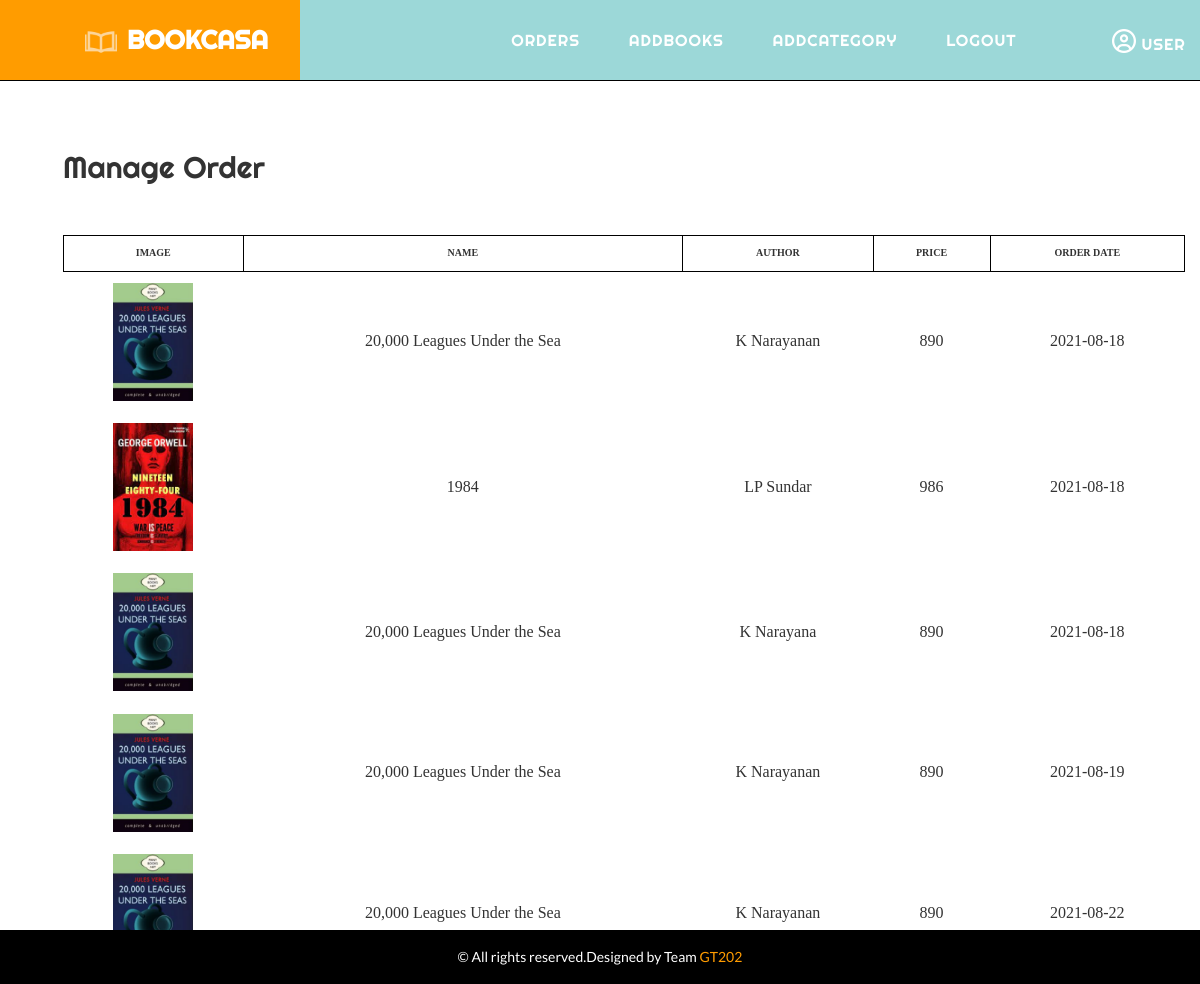
Page /admin/orders.php (signed in) on the committed database.
### tables this page shows
CREATE TABLE `orders` (
  `id` int(10) NOT NULL,
  `name` varchar(50) NOT NULL,
  `author` varchar(50) NOT NULL,
  `image` varchar(50) NOT NULL,
  `price` int(10) NOT NULL,
  `date` date NOT NULL,
  `status` varchar(50) NOT NULL
);

### admin/orders.php (the view, shortened to what this page needs)
<?php include("partials/menu.php"); ?>
    <div class="container-fluid" style="margin-left:4%;">
        <h3 style="margin:auto !important;dispaly:block;padding-top:70px;font-family: 'Righteous', cursive;font-size:30px;margin-bottom:5%;">Manage Order</h3>
        <br>
        <br>
        <table class="manage-order">
            <tr>
                <th>IMAGE</th>
                <th>NAME</th>
                <th>AUTHOR</th>
                <th>PRICE</th>
                <th>ORDER DATE</th>
            </tr>
            <?php
                $sql="SELECT * FROM orders ORDER BY date";
                $res=mysqli_query($conn,$sql);
                $count=mysqli_num_rows($res);
                if($count>0){
                    while($row=mysqli_fetch_assoc($res)){
                        $image=$row['image'];
                        $name= $row['name'];
                        $author= $row['author'];
                        $price= $row['price'];
                        $date=$row['date'];
                    ?>
                        <tr>
                            <td><img src="<?php echo SITEURL;?>images/uploadedBooks/<?php echo $image;?>" alt="image added" width=80px></td>
                            <td><?php echo $name; ?></td>
                            <td><?php echo $author; ?></td>
                            <td><?php echo $price ; ?></td>
                            <td><?php echo $date; ?></td>
                        </tr>
                    <?php
                    }
                }
                else{
                }
            ?>
        </table>
    </div>
<?php include("partials/footer.php") ; ?>

### admin/partials/menu.php (shortened to what this page needs)
<!DOCTYPE html>
<html>
<head>
    <link href="../css/bootstrap.css" rel="stylesheet">
    <link href="../css/style.css" rel="stylesheet" type="text/css" media="all" />
    <link href="../css/chocolat.css" rel="stylesheet">
    <link rel="stylesheet" href="styles.css">
</head>
<body>
    <div class="header">
        <div class="header-left">
            <a href="index.php" style="text-decoration:none;color:white;"><img src="../images/logo.png" alt="" />BOOKCASA</a>
        </div>
        <div class="header-right">
            <nav class="cl-effect-11" id="cl-effect-11" style="margin-left:18%;">
                <ul class="nav1">
                    <li><a class="scroll" href="#" data-hover="ORDERS" onclick="window.location.href='orders.php'">ORDERS</a></li>
                    <li><a class="scroll" href="#" data-hover="ADDBOOKS" onclick="window.location.href='addBooks.php'">ADDBOOKS</a></li>
                    <li><a class="scroll" href="#" data-hover="ADDCATEGORY" onclick="window.location.href='addCategory.php'">ADDCATEGORY</a></li>
                    <li><a class="scroll" href="#" data-hover="LOGOUT" onclick="window.location.href='logout.php'" style="margin-right:0px;">LOGOUT</a></li>
                    <li style="float:right !important;padding-right:2%;"><i class='far fa-user-circle' style='font-size:24px;color:white;'></i><a class="scroll" href="#" data-hover="&nbsp;<?php echo $_SESSION['user']; ?>" style="margin-right:0px;margin-left:0px;">&nbsp;<?php echo $_SESSION['user']; ?></a></li>
                </ul>
            </nav>
        </div>
    </div>

### admin/partials/footer.php (shortened to what this page needs)
<div class="copy-right" style="position:fixed;left:0;right:0;bottom:0;">
        <div class="container">
            <p> &copy; All rights reserved.Designed by Team <a href="https://github.com/Annamalai16/library"> GT202</a></p>
        </div>
    </div>
</body>
</html>

### css/style.css (style rules this page uses)
body { font-family: 'Lato', sans-serif !important; margin: 0; padding: 0; background: #fff; }
body a { transition: 0.5s all; -webkit-transition: 0.5s all; -moz-transition: 0.5s all; -o-transition: 0.5s all; -ms-transition: 0.5s all; }
h1, h2, h3, h4, h5, h6 { margin: 0; }
p { margin: 0; }
ul { margin: 0; padding: 0; }
.cl-effect-11 a { font-family: 'Righteous', cursive; margin: 0 23px; text-decoration: none; color: #fff; text-shadow: none; }
.cl-effect-11 a::before { position: absolute; top: 0; left: 0; overflow: hidden; max-width: 0; color: #ff9c00; content: attr(data-hover); -webkit-transition: max-width 0.5s; -moz-transition: max-width 0.5s; transition: max-width 0.5s; }
nav a { font-family: 'Righteous', cursive; position: relative; display: inline-block; margin: 0 0px; outline: none; color: #03BEF0; text-decoration: none; text-transform: uppercase; letter-spacing: 1px; text-shadow: 0 0 1px rgba(255, 255, 255, 0.3); font-size: 16px; }
.header { border-bottom: 1px solid #000000; }
.header-right { width: 75%; float: right; padding: 29px 0; }
.header-left { width: 25%; float: left; background: #ff9c00; padding: 21px 32px 21px 0px; }
.header-right { padding-left: 32px; background: #9cd8d8; }
.header-left a { font-family: 'Righteous', cursive; text-align: right; display: block; text-decoration: none; font-size: 26px; color: #fff; font-weight: 600; }
.header-right ul { padding: 0; margin: 0; }
.header-right ul li { display: inline-block; }
.header-left a img { width: 9%; margin-right: 10px; }
.copy-right { background: #000; padding: 17px 0; }
.copy-right p { text-align: center; margin: 0 0 0px 0; font-size: 14px; color: #ffffff; }
.copy-right p a { text-decoration: none; color: #ff9c00; }
@media (max-width: 1440px) { .header-left a img { width: 11%; } }
@media (max-width: 1440px) { .header-left, .header-right { height: 80px; } }
@media (max-width: 1280px) { .header-left a img { width: 12%; } }

### css/chocolat.css (style rules this page uses)
body { margin:0; padding:0; }

### admin/styles.css (style rules this page uses)
.manage-order { width:100%; margin: 1% 5% 0 0; border-collapse:collapse; font-size:10px; }
.manage-order tr th { border:1px solid black; text-align:center !important; width:auto; PADDING:10PX; font-family: "Times New Roman", Times, serif; }
.manage-order tr td { padding:1%; text-align:center; font-size:medium; font-family: "Times New Roman", Times, serif; }

### rows in the picture
orders: image (picture), name "20,000 Leagues Under the Sea", author "K Narayanan", price "890", date "2021-08-18"
orders: image (picture), name "1984", author "LP Sundar", price "986", date "2021-08-18"
orders: image (picture), name "20,000 Leagues Under the Sea", author "K Narayana", price "890", date "2021-08-18"
orders: image (picture), name "20,000 Leagues Under the Sea", author "K Narayanan", price "890", date "2021-08-19"
orders: image (picture), name "20,000 Leagues Under the Sea", author "K Narayanan", price "890", date "2021-08-22"

### other values in the picture
$_SESSION['user'] "USER"
